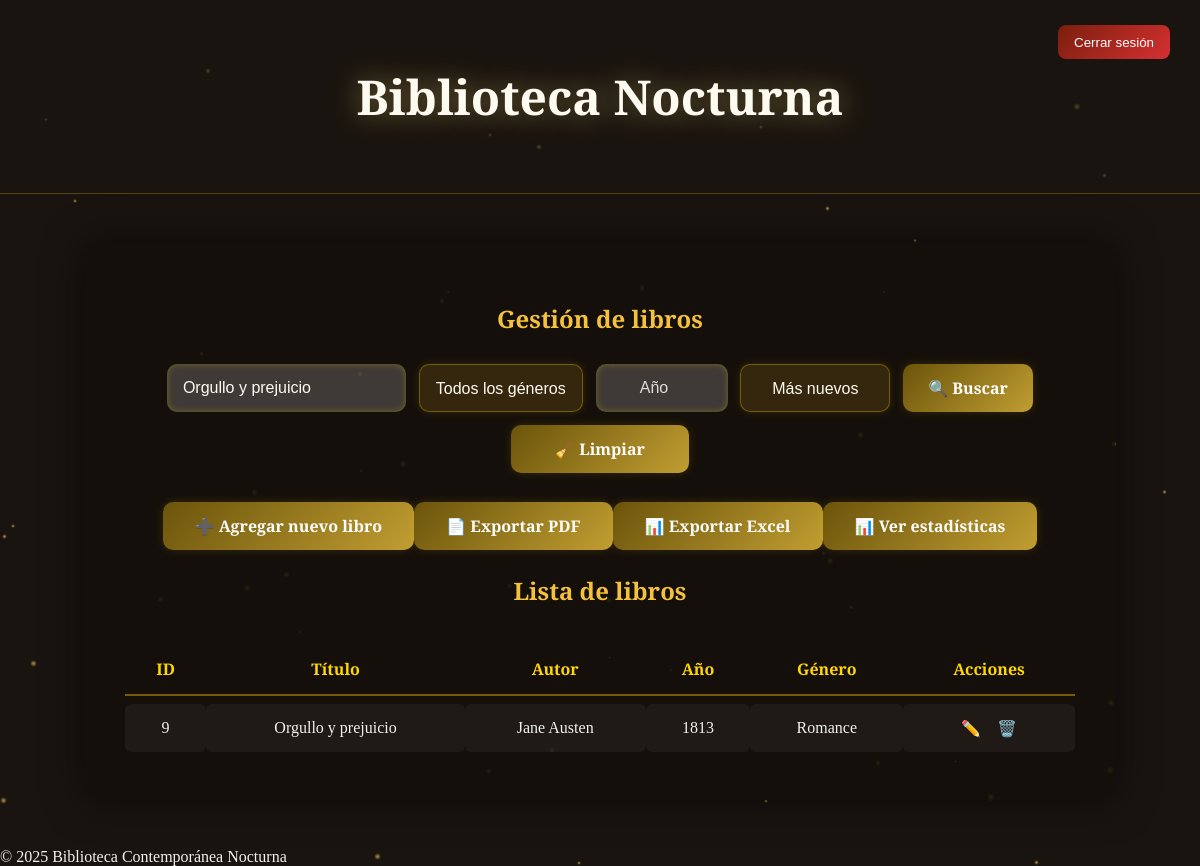
/panel.php?buscar=Orgullo y prejuicio (signed in), run on the app's committed database.
### tables this page shows
CREATE TABLE books (
            id INTEGER PRIMARY KEY AUTOINCREMENT,
            title TEXT NOT NULL,
            author TEXT NOT NULL,
            year INTEGER,
            genre TEXT,
            created_at DATETIME DEFAULT CURRENT_TIMESTAMP
        );

### models/Book.php (called while the page is built, shortened)
<?php
class Book {
    private $db;
    public function __construct($dbPath = 'db/biblioteca.db') {
        try {
            $this->db = new PDO('sqlite:' . $dbPath);
            $this->db->setAttribute(PDO::ATTR_ERRMODE, PDO::ERRMODE_EXCEPTION);
        } catch (PDOException $e) {
            die("❌ Error de conexión: " . $e->getMessage());
        }
    }
    public function getBooks($search = '', $genre = '', $year = '', $order = 'desc') {
        $query = "SELECT * FROM books WHERE 1";
        $params = [];
        if ($search !== '') {
            $query .= " AND (title LIKE ? OR author LIKE ?)";
            $params[] = "%$search%";
            $params[] = "%$search%";
        }
        $order = ($order === 'asc') ? 'ASC' : 'DESC';
        $query .= " ORDER BY year $order, id $order";
        $stmt = $this->db->prepare($query);
        $stmt->execute($params);
        return $stmt->fetchAll(PDO::FETCH_ASSOC);
    }
}
?>

### panel.php (the view, shortened to what this page needs)
<?php
require_once 'models/Book.php';
$book = new Book();
$searchTerm = $_GET['buscar'] ?? '';
$genre = $_GET['genre'] ?? '';
$year = $_GET['year'] ?? '';
$order = $_GET['order'] ?? 'desc';
$result = $book->getBooks($searchTerm, $genre, $year, $order);
?>
<!DOCTYPE html>
<html lang="es">
<head>
<link rel="stylesheet" href="css/panel.css">
</head>
<body>
<div id="particles"></div>
<header>
  <h1>Biblioteca Nocturna</h1>
  <form method="POST" action="logout.php">
    <button class="logout">Cerrar sesión</button>
  </form>
</header>
<div class="container">
  <h2>Gestión de libros</h2>
  <form class="search-bar" method="GET" action="">
    <input type="text" name="buscar" placeholder="Buscar por título o autor"
           value="<?= htmlspecialchars($searchTerm) ?>">
    <select name="genre" class="select-filter">
      <option value="">Todos los géneros</option>
    </select>
    <input type="number" name="year" placeholder="Año" min="0"
           value="<?= htmlspecialchars($year) ?>" class="input-year">
    <select name="order" class="select-filter">
      <option value="desc" <?= ($order === 'desc') ? 'selected' : '' ?>>Más nuevos</option>
    </select>
    <button type="submit" class="btn-golden">🔍 Buscar</button>
    <a href="panel.php" class="btn-golden">🧹 Limpiar</a>
  </form>
  <div class="add-btn">
    <a href="add.php" class="btn-golden">➕ Agregar nuevo libro</a>
	<a href="export.php?type=pdf&<?= http_build_query($_GET) ?>" class="btn-golden">📄 Exportar PDF</a>
	<a href="export.php?type=excel&<?= http_build_query($_GET) ?>" class="btn-golden">📊 Exportar Excel</a>
	<a href="stats.php" class="btn-golden">📊 Ver estadísticas</a>
  </div>
  <h2>Lista de libros</h2>
  <table>
    <tr><th>ID</th><th>Título</th><th>Autor</th><th>Año</th><th>Género</th><th>Acciones</th></tr>
    <?php if(!$result): ?>
      <tr><td colspan="6">No hay resultados.</td></tr>
    <?php else: foreach($result as $row): ?>
      <tr>
        <td><?=$row['id']?></td>
        <td><?=htmlspecialchars($row['title'])?></td>
        <td><?=htmlspecialchars($row['author'])?></td>
        <td><?=htmlspecialchars($row['year'])?></td>
        <td><?=htmlspecialchars($row['genre'])?></td>
        <td>
		  <a class="action" href="edit.php?id=<?=$row['id']?>">✏️</a>
		  <a class="action delete-btn"
			 data-id="<?=$row['id']?>"
			 data-title="<?=htmlspecialchars($row['title'])?>"
			 href="#">🗑️</a>
		</td>
      </tr>
    <?php endforeach; endif;?>
  </table>
</div>
<footer>© 2025 Biblioteca Contemporánea Nocturna</footer>
</body>
</html>

### css/panel.css (style rules this page uses)
body { margin: 0; font-family: "Playfair Display", serif; background: url('https://images.unsplash.com/photo-1524995997946-a1c2e315a42f') center/cover fixed no-repeat; background-blend-mode: multiply; background-color: #1a1410; color: #f1f1f1; overflow-x: hidden; }
header { text-align: center; padding: 2rem; background: rgba(25, 20, 15, 0.6); border-bottom: 1px solid rgba(255, 215, 0, 0.25); position: relative; z-index: 2; }
h1 { font-family: "Cinzel Decorative", serif; font-size: 3rem; color: #fffaf0; text-shadow: 0 0 30px rgba(255, 223, 120, 0.45); }
.logout { position: absolute; right: 30px; top: 25px; background: linear-gradient(135deg, #7a1f0d, #d63031); color: #fff; border: none; border-radius: 8px; padding: 0.6rem 1rem; cursor: pointer; z-index: 3; }
.container { max-width: 950px; margin: 3rem auto; background: rgba(20, 15, 10, 0.85); border-radius: 20px; padding: 2.5rem; box-shadow: 0 0 40px rgba(0, 0, 0, 0.6); position: relative; z-index: 2; }
h2 { color: #f3c13a; text-align: center; margin-bottom: 1.8rem; }
.search-bar { display: flex; justify-content: center; align-items: center; gap: 0.8rem; flex-wrap: wrap; margin-bottom: 1.8rem; }
.search-bar input, .search-bar select { height: 48px; border: none; border-radius: 10px; padding: 0 1rem; font-size: 1rem; color: #fffaf0; background: rgba(255, 255, 255, 0.18); box-shadow: inset 0 0 6px rgba(255, 215, 0, 0.3); transition: all 0.3s ease; }
.search-bar input::placeholder { color: #ddd; }
.search-bar select { border: 1px solid rgba(255, 215, 0, 0.3); background: rgba(60, 45, 15, 0.85); color: #fffaf0; box-shadow: 0 0 8px rgba(255, 215, 0, 0.15); appearance: none; cursor: pointer; }
.search-bar select option { background-color: #2c2215; color: #fffaf0; font-family: "Playfair Display", serif; }
.search-bar .input-year { width: 100px; text-align: center; }
.search-bar .select-filter { min-width: 150px; text-align: center; }
.btn-golden { height: 48px; min-width: 130px; display: inline-flex; align-items: center; justify-content: center; gap: 0.4rem; padding: 0 1.5rem; font-family: "Playfair Display", serif; font-size: 1rem; font-weight: 600; color: #fff; background: linear-gradient(135deg, #6b540b, #c19e32); border: none; border-radius: 10px; text-decoration: none; cursor: pointer; box-shadow: 0 0 10px rgba(255, 215, 0, 0.15); transition: all 0.3s ease; }
.add-btn { display: flex; justify-content: center; margin-bottom: 1.5rem; }
.add-btn a { height: 48px; padding: 0 2rem; }
table { width: 100%; border-collapse: separate; border-spacing: 0 8px; }
th, td { text-align: center; padding: 0.9rem; }
th { color: #ffd700; border-bottom: 2px solid rgba(255, 215, 0, 0.4); }
td { background: rgba(255, 255, 255, 0.05); border-radius: 6px; }
a.action { color: #ffd700; text-decoration: none; margin: 0 6px; }
#particles { position: fixed; top: 0; left: 0; width: 100%; height: 100%; z-index: 0; pointer-events: none; overflow: hidden; }

### data on the page
books: id "9", title "Orgullo y prejuicio", author "Jane Austen", year "1813", genre "Romance"
